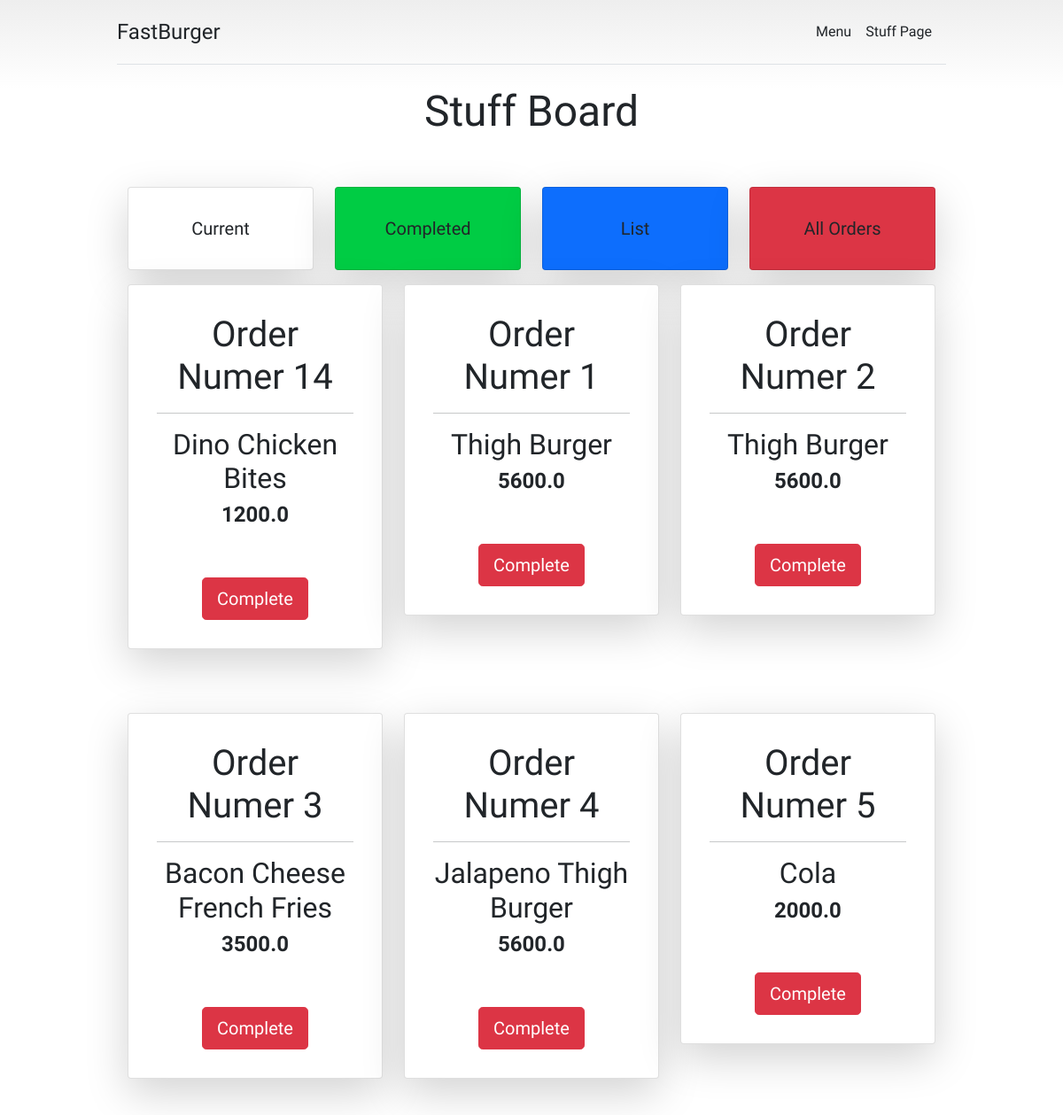
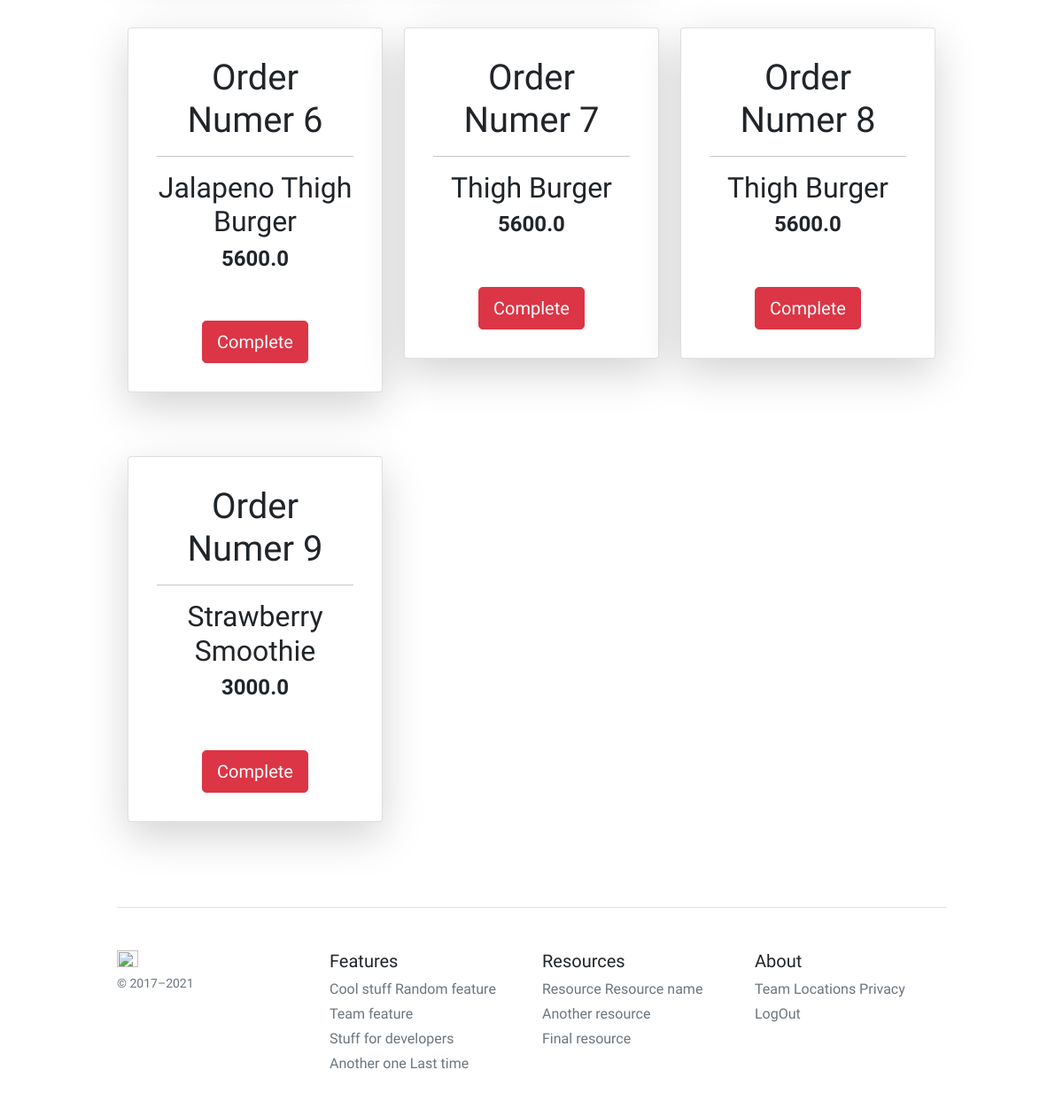
The app's page /orders/order_board/ (signed in) with its own data (2 pictures, top to bottom).
### Order/models.py (models this page shows, shortened)
class testOrder(models.Model):
    food    = models.ForeignKey(Food, on_delete=models.CASCADE)
    count   = models.IntegerField(default=1)
    price   = models.FloatField()
    order_t = models.ForeignKey(testOrderType,  on_delete=models.CASCADE, default=1)
    created_at = models.DateTimeField(auto_now_add=True)
    Completed_Status = 1
    UnCompleted_Status = 0
    STATUS_CHOICES = (
        (Completed_Status, 'Completed'),
        (UnCompleted_Status, 'Uncompleted'),
    )
    status = models.IntegerField(choices=STATUS_CHOICES, default=UnCompleted_Status)

### Meal/models.py (models this page shows, shortened)
class Food(models.Model):
    food_name   = models.CharField(max_length=255)
    food_price  = models.FloatField()
    img         = models.ImageField(blank=True, null=True)
    category    = models.ForeignKey(Category, on_delete=models.CASCADE)
    created_at  = models.DateTimeField(auto_now_add=True)

### Order/views.py (the view)
# urls.py: path('order_board/', views.order_board, name='order_board'),
@login_required(login_url='stuff_board')
def order_board(request):
    order = testOrder.objects.all().filter(status=0).order_by('-created_at')
    context = {
        'orders': order,
    }
    return render(request, 'orders/order_board.html', context)

### templates/orders/order_board.html (shortened to what this page needs)
{% extends "base/base.html" %}
{% block content %}
    <div class="container" >
        <h1 style="font-size: 48px; text-align: center;" >Stuff Board</h1>
        <br>
        <br>
        <div class="row row-cols-1 row-cols-md-4 g-4">
            <div class="col">
                <div class="card shadow-lg p-2 mb-3 bg-white rounded">
                    <div class="card-body" style="text-align: center;">
                        <a href="{% url 'order_board' %}" class="btn" style="font-size: 20px;">Current</a>
                    </div>
                </div>
            </div>
            <div class="col">
                <div class="card shadow-lg p-2 mb-3 rounded" style="background-color:  #00cc44;">
                    <div class="card-body" style="text-align: center;">
                        <a href="{% url 'completed_order_view' %}" class="btn" style="font-size: 20px;">Completed</a>
                    </div>
                </div>
            </div>
            <div class="col">
                <div class="card shadow-lg p-2 mb-3 bg-primary rounded">
                    <div class="card-body" style="text-align: center;">
                        <a href="{% url 'order_list_view' %}" class="btn" style="font-size: 20px;">List</a>
                    </div>
                </div>
            </div>
            <div class="col">
                <div class="card shadow-lg p-2 mb-3 bg-danger rounded">
                    <div class="card-body" style="text-align: center;">
                        <a href="{% url 'order_board' %}" class="btn" style="font-size: 20px;">All Orders</a>
                    </div>
                </div>
            </div>
        </div>
        <div class="row row-cols-1 row-cols-md-3 g-4">
            {% for order in orders %}
            <div class="col">
                    <div class="card shadow-lg p-3 mb-5 bg-white rounded">
                        <div class="card-body" style="text-align: center;">
                                <h1>Order Numer {{order.id}}</h1>
                            <hr>
                            <h2>{{order.food.food_name}}</h2>
                            <h4>{{order.food.food_price}} </h4>
                                <br>
                                <br>
                                <a href="{% url 'order_detail' order.id %}" class=" btn btn-danger btn-lg">Complete</a>
                        </div>
                    </div>
            </div>
            {% endfor %}
        </div>
    </div>
{% endblock %}

### templates/base/base.html (shortened to what this page needs)
<!DOCTYPE html>
<html>
    <head>
		<link href="https://cdn.jsdelivr.net/npm/bootstrap@5.0.0-beta1/dist/css/bootstrap.min.css" rel="stylesheet">
    </head>
	<body>
		<div class="container py-3">
		  <header>
			<div class="d-flex flex-column flex-md-row align-items-center pb-3 mb-4 border-bottom">
			  <a href="{% url 'food_menu' %}" class="d-flex align-items-center text-dark text-decoration-none">
				<span class="fs-4">FastBurger</span>
			  </a>
			  <nav class="d-inline-flex mt-2 mt-md-0 ms-md-auto">
				{% if user.id is None %}
				<a class="me-3 py-2 text-dark text-decoration-none" href="{% url 'food_menu' %}">Menu</a>
				{% else %}
				<a class="me-3 py-2 text-dark text-decoration-none" href="{% url 'food_menu' %}">Menu</a>
				<a class="me-3 py-2 text-dark text-decoration-none" href="{% url 'order_board' %}">Stuff Page</a>
				{% endif %}
			  </nav>
			</div>
		  </header>
		{% block content %}{% endblock %}
		  <footer class="pt-4 my-md-5 pt-md-5 border-top">
			<div class="row">
			  <div class="col-12 col-md">
				<img class="mb-2" src="https://barkhayot-portfolio-bucket.s3.ap-northeast-2.amazonaws.com/notebook.png" alt="" width="24" height="19">
				<small class="d-block mb-3 text-muted">© 2017–2021</small>
			  </div>
			  <div class="col-6 col-md">
				<h5>Features</h5>
				<ul class="list-unstyled text-small">
				  <li class="mb-1"><a class="link-secondary text-decoration-none" href="#">Cool stuff</a></li>
				  <li class="mb-1"><a class="link-secondary text-decoration-none" href="#">Random feature</a></li>
				  <li class="mb-1"><a class="link-secondary text-decoration-none" href="#">Team feature</a></li>
				  <li class="mb-1"><a class="link-secondary text-decoration-none" href="#">Stuff for developers</a></li>
				  <li class="mb-1"><a class="link-secondary text-decoration-none" href="#">Another one</a></li>
				  <li class="mb-1"><a class="link-secondary text-decoration-none" href="#">Last time</a></li>
				</ul>
			  </div>
			  <div class="col-6 col-md">
				<h5>Resources</h5>
				<ul class="list-unstyled text-small">
				  <li class="mb-1"><a class="link-secondary text-decoration-none" href="#">Resource</a></li>
				  <li class="mb-1"><a class="link-secondary text-decoration-none" href="#">Resource name</a></li>
				  <li class="mb-1"><a class="link-secondary text-decoration-none" href="#">Another resource</a></li>
				  <li class="mb-1"><a class="link-secondary text-decoration-none" href="#">Final resource</a></li>
				</ul>
			  </div>
			  <div class="col-6 col-md">
				<h5>About</h5>
				<ul class="list-unstyled text-small">
				  <li class="mb-1"><a class="link-secondary text-decoration-none" href="#">Team</a></li>
				  <li class="mb-1"><a class="link-secondary text-decoration-none" href="#">Locations</a></li>
				  <li class="mb-1"><a class="link-secondary text-decoration-none" href="#">Privacy</a></li>
				  {% if user.id is None %}
				  <li class="mb-1"><a class="link-secondary text-decoration-none" href="{% url 'loginUser' %}">Login</a></li>
				  {% else %}
				  <li class="mb-1"><a class="link-secondary text-decoration-none" href="{% url 'logoutUser' %}">LogOut</a></li>
				  {% endif %}
				</ul>
			  </div>
			</div>
		  </footer>
		</div>
		</body>
</html>

### templates/base/base.html (style rules this page uses)
body { background-color:rgb((255, 255, 255), 255, 255)!important; font-family: 'Acme'; }
ul { padding: 0; list-style-type: none; }
.social-links ul, li { list-style-type:none; display: inline-block; }
.card h4 { font-weight: 700; }
body { background-image: linear-gradient(180deg, #eee, #fff 100px, #fff); }
.container { max-width: 960px; }

### records on screen
testOrder: id "14", food.food_name "Dino Chicken Bites", food.food_price "1200.0"
testOrder: id "1", food.food_name "Thigh Burger", food.food_price "5600.0"
testOrder: id "2", food.food_name "Thigh Burger", food.food_price "5600.0"
testOrder: id "3", food.food_name "Bacon Cheese French Fries", food.food_price "3500.0"
testOrder: id "4", food.food_name "Jalapeno Thigh Burger", food.food_price "5600.0"
testOrder: id "5", food.food_name "Cola", food.food_price "2000.0"
testOrder: id "6", food.food_name "Jalapeno Thigh Burger", food.food_price "5600.0"
testOrder: id "7", food.food_name "Thigh Burger", food.food_price "5600.0"
testOrder: id "8", food.food_name "Thigh Burger", food.food_price "5600.0"
testOrder: id "9", food.food_name "Strawberry Smoothie", food.food_price "3000.0"
